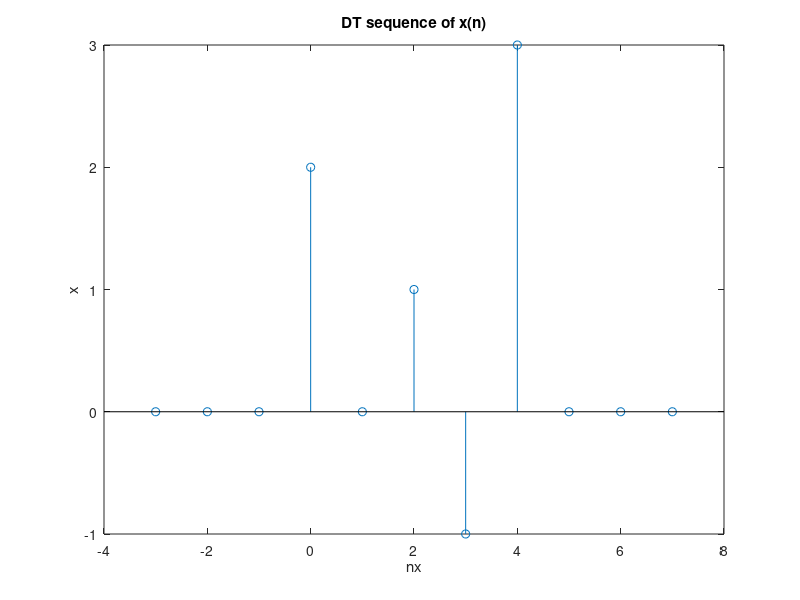
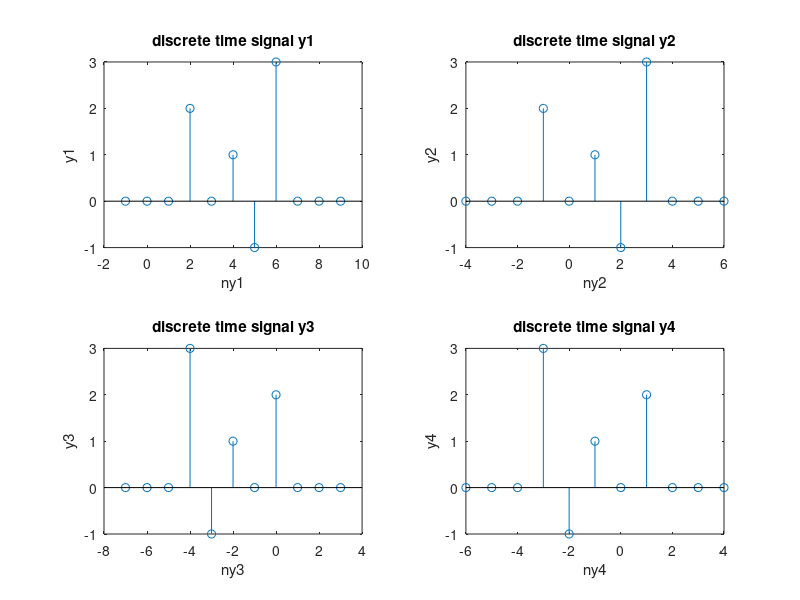

MATLAB code for these plots, in order:
%% Expriment No: 1

clc
clear all
close all

%% Q1. Define a vector nx to be the time indices -3<=n<=7 and where x(n)={0,0,0,2,0,1,-1,3,0,0,0}. Plot the DT sequence

nx=[-3:1:7];
x=[0 0 0 2 0 1 -1 3 0 0 0];
figure
stem(nx,x)
title('DT sequence of x(n)')
ylabel('x')
xlabel('nx')

%% Q2. Define vectors y1 through y2 to represent following DT signals. 

%1 y1(n)=x(n-2)
figure
nx1=nx+2;
y1=x;
subplot(2,2,1);
stem(nx1,y1);
title('discrete time signal y1')
ylabel('y1');
xlabel('ny1');

%2 y2(n)=x(n+1)
nx2=nx-1;
y2=x;
subplot(2,2,2);
stem(nx2,y2);
title('discrete time signal y2')
ylabel('y2');
xlabel('ny2');

%3 y3(n)=x(-n)
nx3=nx*(-1);
y3=x;
subplot(2,2,3);
stem(nx3,y3);
title('discrete time signal y3')
ylabel('y3');
xlabel('ny3');

%4 y4(n)=x(-n+1)
nx4=nx3+1;
y4=x;
subplot(2,2,4);
stem(nx4,y4);
title('discrete time signal y4')
ylabel('y4');
xlabel('ny4');

%% Q3. Generate plot of y1 to y4 and based on that state how the signal is related to original x(n)

 %{
    y1 signal is delayed by 2.

    y2 is advanced by 1.
 
    y3 is flipped.

    y4 is flipped and delayed by 1.
%}


%% Conclusion

%{
    In this experiment we have first defined a vector then ploted the DT
    sequence. Then we have ploted four different signals i.e. y1 to y4.
    After that we have compared that y1 to y4 with our original x(n).
%}
